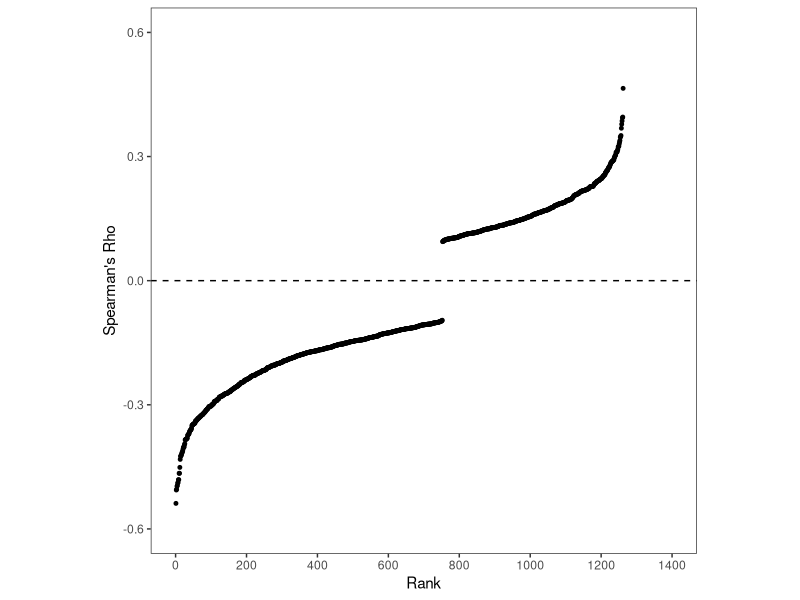
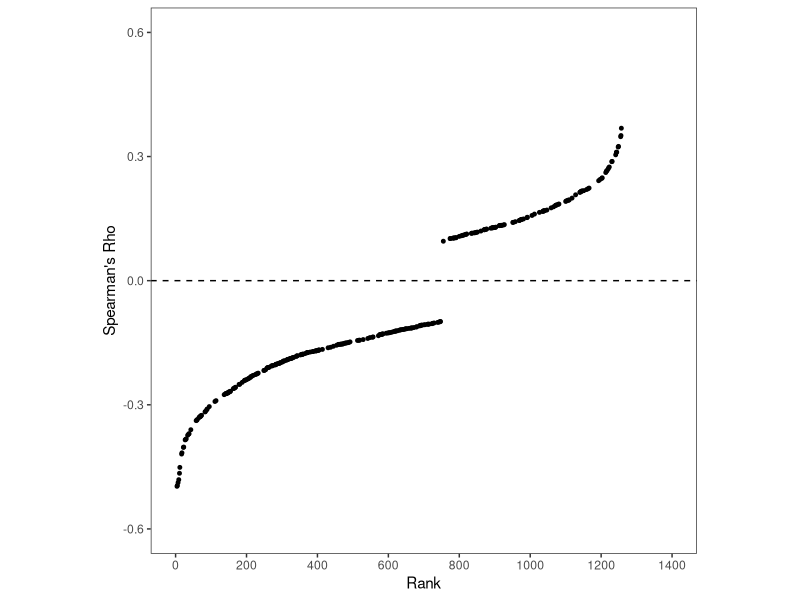
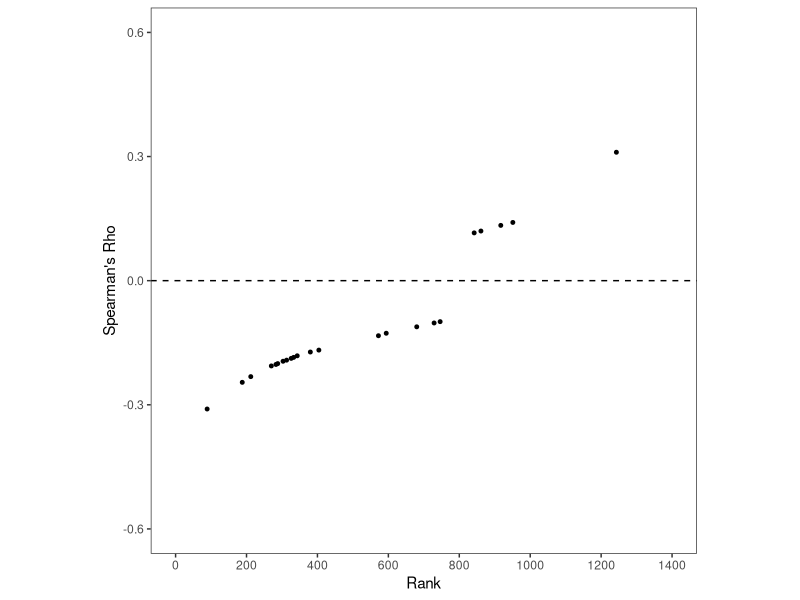
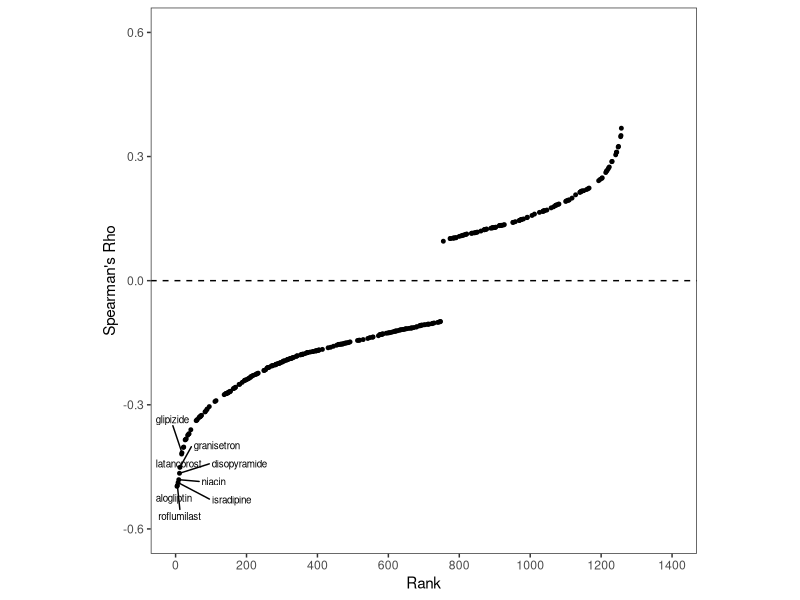
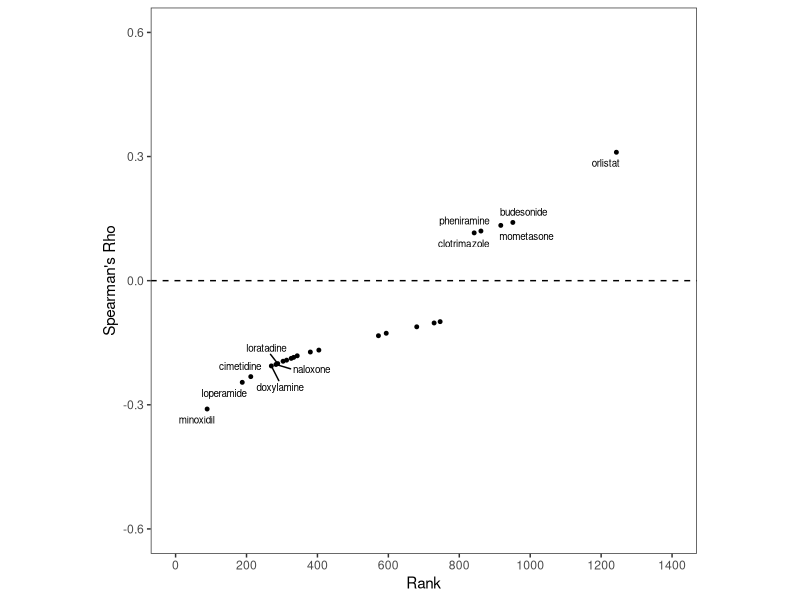

Write R code to recreate these figures, in order.
## ---- chunk 1
if(!require(stringr)) install.packages("stringr", repos = "http://cran.us.r-project.org")
suppressWarnings(library (stringr, verbose = FALSE))
if(!require(ggplot2)) install.packages("ggplot2", repos = "http://cran.us.r-project.org")
suppressWarnings(library (ggplot2, verbose = FALSE))
if(!require(dplyr)) install.packages("dplyr", repos = "http://cran.us.r-project.org")
suppressWarnings(library (dplyr, verbose = FALSE))
if(!require(ggrepel)) install.packages("ggrepel", repos = "http://cran.us.r-project.org")
suppressWarnings(library (ggrepel, verbose = FALSE))
## ---- chunk 2
drugdat <- read.csv ("PC2_alldrugs_rho.csv")
# JUN 2024 Orange Book Edition Accessed on Aug 2024, "https://www.fda.gov/media/71494/download?attachment"
orangebook <- read.csv ("OrangeBook_JUN2024.csv")

# Additional data frame filtered by over-the-counter drugs only
orangebookOTC <- orangebook %>%
  filter(str_detect(ApprovedDrug, "\\(OTC\\)"))

# Screen for FDA approved drugs in the Orange Book
drugdat <- drugdat %>%
  mutate(FDAapproval = sapply(tolower(drug), function(d) any(str_detect(tolower(orangebook$ApprovedDrug), d))))
# Screen for OTC drugs
drugdat <- drugdat %>%
  mutate(OTCstatus = sapply(tolower(drug), function(d) any(str_detect(tolower(orangebookOTC$ApprovedDrug), d))))

# Rename columns
colnames(drugdat)[2] <- "rank"
colnames(drugdat)[4] <- "spearmans_rho"

# Pull out drugs that are FDA approved
drugdatFDAapproved <- drugdat[grepl("TRUE", drugdat$FDAapproval),]
# Pull out drugs that are over-the-counter
drugdatOTC <- drugdat[grepl("TRUE", drugdat$OTCstatus),]
## ---- chunk 3
#svg('drugrank_all.svg', width = 4, height = 4)
# Plot all drugs and their respective ranks
ggplot(drugdat, aes(x = rank, y = spearmans_rho)) +
  geom_point(color = "black", size = 1.0) +
  labs(x = "Rank",
       y = "Spearman's Rho") +
  geom_hline(yintercept = 0, linetype = "dashed", color = "black") +
  theme_bw() + 
  theme(panel.grid = element_blank()) +
  scale_x_continuous(limits = c(0, 1400), breaks = seq(0, 1400, by = 200)) +
  scale_y_continuous(limits = c(-0.6, 0.6)) + 
  theme(aspect.ratio = 1)
#dev.off()

#svg('drugrank_FDAapproved.svg', width = 4, height = 4)
# Plot drugs approved by the FDA in the orange book
ggplot(drugdatFDAapproved, aes(x = rank, y = spearmans_rho)) +
  geom_point(color = "black", size = 1.0) +
  labs(x = "Rank",
       y = "Spearman's Rho") +
  geom_hline(yintercept = 0, linetype = "dashed", color = "black") +
  theme_bw() + 
  theme(panel.grid = element_blank()) +
  scale_x_continuous(limits = c(0, 1400), breaks = seq(0, 1400, by = 200)) +
  scale_y_continuous(limits = c(-0.6, 0.6)) + 
  theme(aspect.ratio = 1)
#dev.off()

#svg('drugrank_overthecounter.svg', width = 4, height = 4)
# Plot drugs approved over-the-counter in the orange book
ggplot(drugdatOTC, aes(x = rank, y = spearmans_rho)) +
  geom_point(color = "black", size = 1.0) +
  labs(x = "Rank",
       y = "Spearman's Rho") +
  geom_hline(yintercept = 0, linetype = "dashed", color = "black") +
  theme_bw() + 
  theme(panel.grid = element_blank()) +
  scale_x_continuous(limits = c(0, 1400), breaks = seq(0, 1400, by = 200)) +
  scale_y_continuous(limits = c(-0.6, 0.6)) + 
  theme(aspect.ratio = 1)
#dev.off()
## ---- chunk 4
# Plot with labeling the FDA approved drugs
ggplot(drugdatFDAapproved, aes(x = rank, y = spearmans_rho)) +
  geom_point(color = "black", size = 1.0) +
  geom_text_repel(aes(label = ifelse(rank < 20 | rank > 1350, drug, "")), 
                  size = 2.5, 
                  max.overlaps = Inf) + 
  geom_hline(yintercept = 0, linetype = "dashed", color = "black") +
  labs(x = "Rank",
       y = "Spearman's Rho") +
  theme_bw() + 
  theme(panel.grid = element_blank()) +
  scale_x_continuous(limits = c(0, 1400), breaks = seq(0, 1400, by = 200)) +
  scale_y_continuous(limits = c(-0.6, 0.6)) + 
  theme(aspect.ratio = 1)

# Plot with labeling the drugs on over-the-counter
ggplot(drugdatOTC, aes(x = rank, y = spearmans_rho)) +
  geom_point(color = "black", size = 1.0) +
  geom_text_repel(aes(label = ifelse(rank < 300 | rank > 800, drug, "")), 
                  size = 2.5, 
                  max.overlaps = Inf) + 
  geom_hline(yintercept = 0, linetype = "dashed", color = "black") +
  labs(x = "Rank",
       y = "Spearman's Rho") +
  theme_bw() + 
  theme(panel.grid = element_blank()) +
  scale_x_continuous(limits = c(0, 1400), breaks = seq(0, 1400, by = 200)) +
  scale_y_continuous(limits = c(-0.6, 0.6)) + 
  theme(aspect.ratio = 1)
## ---- chunk 5
# Save FDA-approved data
write.csv(drugdatFDAapproved, "drugdatFDAapproved_list.csv")
